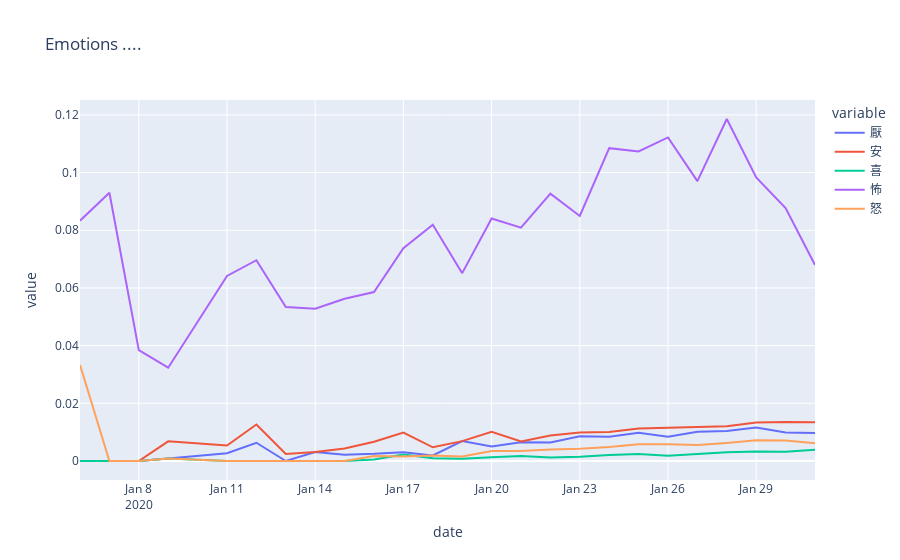

Write notebook code for a chart like this one.
### Markdown cell above
### メイン関数を以下に示す。

### Code cell
if __name__ == '__main__':
    # 開始時刻をメモ
    start_time = datetime.datetime.now()
    
    results = dict()

    # ML-Ask にて定義される感情の一覧
    # 可視化の際，日本語を用いるため ML-Ask の出力との対応表も準備する
    emotions = ['iya', 'yasu', 'yorokobi', 'kowa', 'ikari']
    j_emotions = {'iya':'厭', 'yasu':'安', 'yorokobi':'喜', 'kowa':'怖', 'ikari':'怒'}

    # データ収集期間の指定
    dates = set_period(2020, 1, 6, 2020, 1, 31) # ここの期間を適宜変更する

    # 各月日の感情を推定 ＆ カウントアップ
    for d in dates:
        # ファイル名，特にパスは各自の環境に合わせて！
        # filename = "/home/muto/Dropbox/ExpSSE3/Tweets/{}_MERS.txt".format(d) # for Linux
        filename = r"C:\Users\yoshi\Dropbox\ExpSSE3\Tweets\{}_MERS.txt".format(d) # for Windows
        
        # 感情推定
        emotion_counter = emotion_estimation(filename, emotions)
        print(d, emotion_counter, file=sys.stderr)
        
        # データを取れていない日に対処するための措置
        if emotion_counter == []: continue

        # 月日 "d" の感情カウントを保存
        results[d] = emotion_counter
    
    # 終了時刻をメモ
    end_time = datetime.datetime.now()
    
    print("処理時間 {}".format(end_time - start_time), file=sys.stderr)
    
    # pandas データフレームに値を押し込む
    # 理由１：Plotly Express で処理するため
    # 理由２：感情を日本語で表現するため
    import pandas as pd
    df = pd.DataFrame(columns=['date']+emotions)
    
    #import matplotlib.pyplot as plt
    #from matplotlib.font_manager import FontProperties
    #fp = FontProperties(fname=r'/usr/share/fonts/truetype/fonts-japanese-gothic.ttf', size=16)

    for d in dates:
        dt = datetime.datetime(int(d[0:4]), int(d[4:6]), int(d[6:8]))
        try:
            df = df.append(pd.DataFrame([[dt, results[d]['iya'], results[d]['yasu'],
                                          results[d]['yorokobi'], results[d]['kowa'], results[d]['ikari']]],
                                         columns=['date']+emotions))
        except:
            pass # データを取れていない日に対処するための措置
    
    # 列名をローマ字表記から日本語表記へリネーム
    df = df.rename(columns=j_emotions)
    
    df = df.reset_index()
    
    print(df)

    # Plotly Express を用いた可視化
    import plotly_express as px
    df_melt = df.melt(id_vars='date', value_vars=j_emotions.values()) # value_vars=emotions)
    fig = px.line(df_melt, x="date", y="value", color='variable',
                  title="Emotions ....")
    fig.show()

### Figure 1 — Plotly figure (JSON) as saved in the notebook; plotly's stock layout.template omitted (floating-point values rounded to 4 significant figures)
{"data": [{"hovertemplate": "variable=厭<br>date=%{x}<br>value=%{y}<extra></extra>", "legendgroup": "厭", "line": {"color": "#636efa", "dash": "solid"}, "mode": "lines", "name": "厭", "orientation": "v", "showlegend": true, "type": "scatter", "x": ["2020-01-06T00:00:00", "2020-01-07T00:00:00", "2020-01-08T00:00:00", "2020-01-09T00:00:00", "2020-01-11T00:00:00", "2020-01-12T00:00:00", "2020-01-13T00:00:00", "2020-01-14T00:00:00", "2020-01-15T00:00:00", "2020-01-16T00:00:00", "2020-01-17T00:00:00", "2020-01-18T00:00:00", "2020-01-19T00:00:00", "2020-01-20T00:00:00", "2020-01-21T00:00:00", "2020-01-22T00:00:00", "2020-01-23T00:00:00", "2020-01-24T00:00:00", "2020-01-25T00:00:00", "2020-01-26T00:00:00", "2020-01-27T00:00:00", "2020-01-28T00:00:00", "2020-01-29T00:00:00", "2020-01-30T00:00:00", "2020-01-31T00:00:00"], "xaxis": "x", "y": [0, 0, 0, 0.0008511, 0.002674, 0.006329, 0, 0.003106, 0.002165, 0.002483, 0.003042, 0.001905, 0.006897, 0.005058, 0.006477, 0.006438, 0.008562, 0.008405, 0.009798, 0.008423, 0.01018, 0.01044, 0.01159, 0.009846, 0.009699], "yaxis": "y"}, {"hovertemplate": "variable=安<br>date=%{x}<br>value=%{y}<extra></extra>", "legendgroup": "安", "line": {"color": "#EF553B", "dash": "solid"}, "mode": "lines", "name": "安", "orientation": "v", "showlegend": true, "type": "scatter", "x": ["2020-01-06T00:00:00", "2020-01-07T00:00:00", "2020-01-08T00:00:00", "2020-01-09T00:00:00", "2020-01-11T00:00:00", "2020-01-12T00:00:00", "2020-01-13T00:00:00", "2020-01-14T00:00:00", "2020-01-15T00:00:00", "2020-01-16T00:00:00", "2020-01-17T00:00:00", "2020-01-18T00:00:00", "2020-01-19T00:00:00", "2020-01-20T00:00:00", "2020-01-21T00:00:00", "2020-01-22T00:00:00", "2020-01-23T00:00:00", "2020-01-24T00:00:00", "2020-01-25T00:00:00", "2020-01-26T00:00:00", "2020-01-27T00:00:00", "2020-01-28T00:00:00", "2020-01-29T00:00:00", "2020-01-30T00:00:00", "2020-01-31T00:00:00"], "xaxis": "x", "y": [0, 0, 0, 0.006809, 0.005348, 0.01266, 0.002427, 0.003106, 0.004329, 0.006703, 0.009886, 0.004762, 0.006897, 0.01012, 0.006793, 0.008877, 0.009899, 0.01009, 0.01127, 0.01157, 0.01181, 0.01203, 0.01331, 0.01355, 0.0134], "yaxis": "y"}, {"hovertemplate": "variable=喜<br>date=%{x}<br>value=%{y}<extra></extra>", "legendgroup": "喜", "line": {"color": "#00cc96", "dash": "solid"}, "mode": "lines", "name": "喜", "orientation": "v", "showlegend": true, "type": "scatter", "x": ["2020-01-06T00:00:00", "2020-01-07T00:00:00", "2020-01-08T00:00:00", "2020-01-09T00:00:00", "2020-01-11T00:00:00", "2020-01-12T00:00:00", "2020-01-13T00:00:00", "2020-01-14T00:00:00", "2020-01-15T00:00:00", "2020-01-16T00:00:00", "2020-01-17T00:00:00", "2020-01-18T00:00:00", "2020-01-19T00:00:00", "2020-01-20T00:00:00", "2020-01-21T00:00:00", "2020-01-22T00:00:00", "2020-01-23T00:00:00", "2020-01-24T00:00:00", "2020-01-25T00:00:00", "2020-01-26T00:00:00", "2020-01-27T00:00:00", "2020-01-28T00:00:00", "2020-01-29T00:00:00", "2020-01-30T00:00:00", "2020-01-31T00:00:00"], "xaxis": "x", "y": [0, 0, 0, 0.0008511, 0, 0, 0, 0, 0, 0.0004965, 0.002281, 0.0009524, 0.0007663, 0.001265, 0.001738, 0.001171, 0.001498, 0.002093, 0.002388, 0.001811, 0.002321, 0.003046, 0.003266, 0.00319, 0.003876], "yaxis": "y"}, {"hovertemplate": "variable=怖<br>date=%{x}<br>value=%{y}<extra></extra>", "legendgroup": "怖", "line": {"color": "#ab63fa", "dash": "solid"}, "mode": "lines", "name": "怖", "orientation": "v", "showlegend": true, "type": "scatter", "x": ["2020-01-06T00:00:00", "2020-01-07T00:00:00", "2020-01-08T00:00:00", "2020-01-09T00:00:00", "2020-01-11T00:00:00", "2020-01-12T00:00:00", "2020-01-13T00:00:00", "2020-01-14T00:00:00", "2020-01-15T00:00:00", "2020-01-16T00:00:00", "2020-01-17T00:00:00", "2020-01-18T00:00:00", "2020-01-19T00:00:00", "2020-01-20T00:00:00", "2020-01-21T00:00:00", "2020-01-22T00:00:00", "2020-01-23T00:00:00", "2020-01-24T00:00:00", "2020-01-25T00:00:00", "2020-01-26T00:00:00", "2020-01-27T00:00:00", "2020-01-28T00:00:00", "2020-01-29T00:00:00", "2020-01-30T00:00:00", "2020-01-31T00:00:00"], "xaxis": "x", "y": [0.08333, 0.09302, 0.03846, 0.03234, 0.06417, 0.06962, 0.0534, 0.0528, 0.05628, 0.05859, 0.07376, 0.0819, 0.06513, 0.0841, 0.08088, 0.09267, 0.08497, 0.1085, 0.1073, 0.1122, 0.09703, 0.1186, 0.0983, 0.08771, 0.06797], "yaxis": "y"}, {"hovertemplate": "variable=怒<br>date=%{x}<br>value=%{y}<extra></extra>", "legendgroup": "怒", "line": {"color": "#FFA15A", "dash": "solid"}, "mode": "lines", "name": "怒", "orientation": "v", "showlegend": true, "type": "scatter", "x": ["2020-01-06T00:00:00", "2020-01-07T00:00:00", "2020-01-08T00:00:00", "2020-01-09T00:00:00", "2020-01-11T00:00:00", "2020-01-12T00:00:00", "2020-01-13T00:00:00", "2020-01-14T00:00:00", "2020-01-15T00:00:00", "2020-01-16T00:00:00", "2020-01-17T00:00:00", "2020-01-18T00:00:00", "2020-01-19T00:00:00", "2020-01-20T00:00:00", "2020-01-21T00:00:00", "2020-01-22T00:00:00", "2020-01-23T00:00:00", "2020-01-24T00:00:00", "2020-01-25T00:00:00", "2020-01-26T00:00:00", "2020-01-27T00:00:00", "2020-01-28T00:00:00", "2020-01-29T00:00:00", "2020-01-30T00:00:00", "2020-01-31T00:00:00"], "xaxis": "x", "y": [0.03333, 0, 0, 0.0008511, 0, 0, 0, 0, 0, 0.001738, 0.001521, 0.001905, 0.001533, 0.003478, 0.003476, 0.004, 0.004227, 0.004872, 0.005787, 0.005773, 0.005586, 0.006277, 0.00716, 0.007069, 0.006114], "yaxis": "y"}], "layout": {"legend": {"title": {"text": "variable"}, "tracegroupgap": 0}, "title": {"text": "Emotions ...."}, "xaxis": {"anchor": "y", "domain": [0, 1], "title": {"text": "date"}}, "yaxis": {"anchor": "x", "domain": [0, 1], "title": {"text": "value"}}}}
